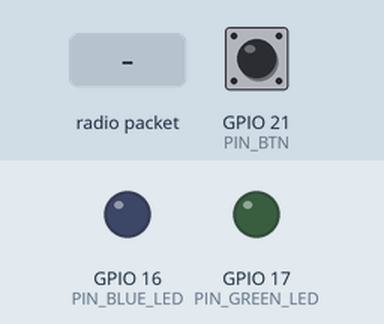
Simulated run of this program. Board: ESP32. On the bench: output pins drawn as LEDs (lit = HIGH). The test bench sets the inputs (shaded band); at power-on: GPIO 21 (PIN_BTN) HIGH. No radio packets arrive unless stated; what the program prints to the serial monitor is not drawn.

Above: at 1.7 s.
1.8 s: GPIO 21 (PIN_BTN) pulled LOW for 0.15 s
At 1.88 s:
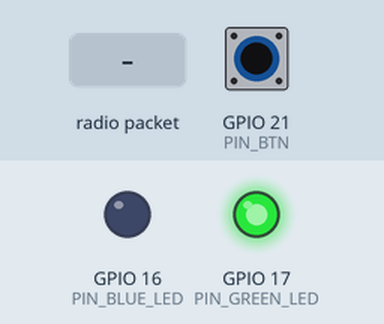
3.4 s: radio packet "1" arrives
4.9 s: GPIO 21 (PIN_BTN) pulled LOW for 3.2 s
At 8.5 s:
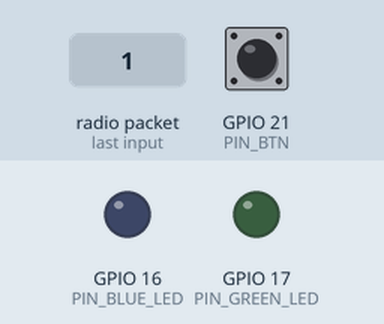
Timing chart, 0 to 10.0 s (numbered marks = the images above; inputs shaded):
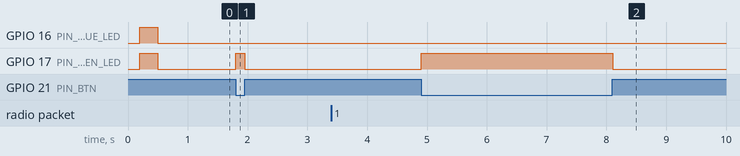

Measured:
- after the input at 1.8 s, GPIO 17 (PIN_GREEN_LED): LOW → HIGH at once, → LOW 0.15 s later
- after the input at 4.9 s, GPIO 17 (PIN_GREEN_LED): LOW → HIGH at once, → LOW 3.2 s later

The program:

main.cpp
```cpp
#include <Arduino.h>
#include <SPI.h>
#include <RF24.h>
#include "pins.hpp"

// FSM & Core
#include "fsm/controller.hpp"
#include "fsm/states/state_idle.hpp"

// Hardware Abstraction Layer (ESP32)
#include "hal/esp32/esp32_input.hpp"
#include "hal/esp32/esp32_output.hpp"
#include "hal/esp32/esp32_radio.hpp"
#include "hal/mock/mock_micro.hpp"
#include "hal/mock/mock_speaker.hpp"

// 1. Instantiate physical NRF24 hardware instance
RF24 hardwareRadio(PIN_CE, PIN_SPI_CSN);

// 2. Instantiate HAL objects
Esp32Input  espInput(PIN_BTN);
Esp32Output espOutput(PIN_BLUE_LED, PIN_GREEN_LED);
Esp32Radio  espRadio(hardwareRadio);
MockMicro   mockMicro;
MockSpeaker mockSpeaker;

// 3. Inject dependencies into Controller
Controller controller(espInput, espOutput, espRadio, mockMicro, mockSpeaker);

const byte radioAddress[6] = "00001";

void setup() {
    Serial.begin(115200);
    delay(200);

    // Initialize inputs and outputs via HAL
    espInput.init();
    espOutput.init();

    // Startup visual confirmation flash
    espOutput.setRxLed(true);
    espOutput.setTxLed(true);
    delay(300);
    espOutput.setRxLed(false);
    espOutput.setTxLed(false);

    // Initialize SPI bus and Radio module
    SPI.begin(PIN_SPI_SCK, PIN_SPI_MOSI, PIN_SPI_MISO);

    if (hardwareRadio.begin()) {
        // NRF24 Configuration
        hardwareRadio.setPALevel(RF24_PA_LOW);
        hardwareRadio.setAutoAck(false);
        hardwareRadio.setRetries(0, 0);

        hardwareRadio.openWritingPipe(radioAddress);
        hardwareRadio.openReadingPipe(1, radioAddress);
        hardwareRadio.startListening();

        Serial.println("🟢 Radio ready!");
    } else {
        Serial.println("🔴 NRF24 initialization error");
    }

    // Initialize FSM in IDLE state
    controller.init(StateIdle::getInstance());
}

void loop() {
    // Delta time calculation (dt)
    static uint32_t lastTimeMs = millis();
    uint32_t now = millis();

    float dt = (now - lastTimeMs) / 1000.0f;
    lastTimeMs = now;

    // Update FSM controller
    controller.update(dt);
}
```

controller.cpp
```cpp
#include "controller.hpp"
#include <iostream>

void Controller::init(State& initialState) {
    currentState = &initialState;

    std::cout << "[CONTROLLER] Initial state: " << currentState->getName() << std::endl;
    currentState->enter(*this);
}

void Controller::update(float dt) {
    if (!currentState) return;

    time_elapsed += dt;

    std::cout << "[CONTROLLER] Update at time: " << time_elapsed << "s" << std::endl;

    currentState->update(*this, dt);
}

void Controller::changeState(State& newState) {
    if (currentState) currentState->exit(*this);

    currentState = &newState;

    std::cout << "[CONTROLLER] Switched to state: " << currentState->getName() << std::endl;

    if (currentState) currentState->enter(*this);
}
```

controller.hpp
```cpp
#pragma once

#include <cstdint>

#include "hal/interfaces/i_input.hpp"
#include "hal/interfaces/i_output.hpp"
#include "hal/interfaces/i_radio.hpp"
#include "hal/interfaces/i_micro.hpp"
#include "hal/interfaces/i_speaker.hpp"

#include "state.hpp"
#include "pins.hpp"

class Controller {
private:
    State* currentState = nullptr;
    float time_elapsed = 0;

    IInput& input;
    IOutput& output;
    IRadio& radio;
    IMicro& micro;
    ISpeaker& speaker;

public:
    Controller(IInput& inputDevice, IOutput& outputDevice, IRadio& radioDevice, IMicro& microDevice, ISpeaker& speakerDevice) :
        input(inputDevice), output(outputDevice), radio(radioDevice), micro(microDevice), speaker(speakerDevice) {}

    /**
     * @brief Initialize the controller with the starting state (e.g., StateIdle)
     */
    void init(State& initialState);

    /**
     * @brief To be called in a loop within main (while(true))
     */
    void update(float dt);

    /**
     * @brief Perform the transition to a new state
     */
    void changeState(State& newState);

    /**
     * @brief Get the current state (useful for debugging/logs)
     */
    State* getCurrentState() const { return currentState; }

    IInput&  getInput()  { return input;  }
    IOutput& getOutput() { return output; }
    IRadio&  getRadio()  { return radio;  }
    IMicro&  getMicro()  { return micro;  }
};
```

state.hpp
```cpp
#pragma once

// Forward declaration
class Controller;

class State {
public:
    virtual ~State() = default;

    /**
     * @brief Returns the name of the state.
     */
    virtual const char* getName() const = 0;

    /**
     * @brief Called ONCE when entering this state.
     * Used to configure hardware (turn on LED, change RF mode, etc.)
     */
    virtual void enter(Controller& controller) {}

    /**
     * @brief Called in a LOOP as long as this state is active.
     * Used to read pins (polling) and execute logic.
     * @param controller Reference to the RadioController to request a state change.
     * @param dt Time elapsed since the last call (optional but useful for timers).
     */
    virtual void update(Controller& controller, float dt) = 0;

    /**
     * @brief Called ONCE when exiting this state.
     * Used to clean up (stop microphone, disable amplifiers, etc.)
     */
    virtual void exit(Controller& controller) {}
};
```

state_idle.cpp
```cpp
#include "state_rx.hpp"
#include "state_tx.hpp"
#include "state_idle.hpp"
#include "../controller.hpp"

void StateIdle::enter(Controller& controller) {}

void StateIdle::update(Controller& controller, float dt) {

    if(controller.getInput().isButtonPressed()) {
        controller.changeState(StateTx::getInstance());
        return;
    }

    if (controller.getRadio().available()) {
        controller.changeState(StateRx::getInstance());
        return;
    }
}

void StateIdle::exit(Controller& controller) {}
```

state_idle.hpp
```cpp
#pragma once

#include "../state.hpp"

class StateIdle : public State {
public:
    static StateIdle& getInstance() {
        static StateIdle instance;
        return instance;
    }

    const char* getName() const override { return "Idle"; }

    void enter(Controller& controller) override;
    void update(Controller& controller, float dt) override;
    void exit(Controller& controller) override;

private:
    StateIdle() = default;
};
```

state_rx.cpp
```cpp
#include "state_rx.hpp"
#include "state_tx.hpp"
#include "state_idle.hpp"
#include "../controller.hpp"

void StateRx::enter(Controller& controller) {
    controller.getOutput().setRxLed(true);
}

void StateRx::update(Controller& controller, float dt) {

    if(controller.getInput().isButtonPressed()) {
        controller.changeState(StateTx::getInstance());
        return;
    }

    IRadio& radio = controller.getRadio();

    if (radio.available()) {

        uint8_t buffer[32] = {0};
        radio.receive(buffer, sizeof(buffer));

        // Serial.print("📩 Message reçu: ");
        // Serial.println(texteRecu);

        } else {
            controller.changeState(StateIdle::getInstance());
            return;
        }
}

void StateRx::exit(Controller& controller) {
    controller.getOutput().setRxLed(false);
}
```

state_rx.hpp
```cpp
#pragma once

#include "../state.hpp"

class StateRx : public State {
public:
    static StateRx& getInstance() {
        static StateRx instance;
        return instance;
    }

    const char* getName() const override { return "Rx"; }

    void enter(Controller& controller) override;
    void update(Controller& controller, float dt) override;
    void exit(Controller& controller) override;

private:
    StateRx() = default;
};
```

state_tx.cpp
```cpp
#include "state_tx.hpp"
#include "state_idle.hpp"
#include "../controller.hpp"
#include <iostream>
#include <vector>

void StateTx::enter(Controller& controller) {
    controller.getOutput().setTxLed(true);
    controller.getMicro().start();
}

void StateTx::update(Controller& controller, float dt) {

    if(!controller.getInput().isButtonPressed()) {
        controller.changeState(StateIdle::getInstance());
        return;
    }

    // Read audio samples from the microphone
    constexpr std::size_t BUFFER_SIZE = 512;
    std::vector<uint8_t> buffer(BUFFER_SIZE);

    // Read actual recorded data from the microphone
    std::size_t bytesRead = controller.getMicro().read(buffer.data(), BUFFER_SIZE);

    if (bytesRead > 0) {
        // Compress data via ADPCM
        // std::vector<uint8_t> buffer = compressAudio(buffer, bytesRead);

        // Send compressed data via the radio module
        bool sendSuccess = controller.getRadio().send(buffer.data(), buffer.size());

        if (sendSuccess) {
            std::cout << "📡 " << buffer.size() << " bytes of audio transmitted!" << std::endl;
        } else {
            std::cerr << "⚠️ Radio transmission failed." << std::endl;
        }
    }
}

void StateTx::exit(Controller& controller) {
    // send_tail_tone(); // Short end beep
    controller.getMicro().stop();
    controller.getOutput().setTxLed(false);
}
```

state_tx.hpp
```cpp
#pragma once

#include "../state.hpp"

class StateTx : public State {
public:
    static StateTx& getInstance() {
        static StateTx instance;
        return instance;
    }

    const char* getName() const override { return "Tx"; }

    void enter(Controller& controller) override;
    void update(Controller& controller, float dt) override;
    void exit(Controller& controller) override;

private:
    StateTx() = default;
};
```

pins.hpp
```cpp
#pragma once

// Antenna
constexpr uint8_t PIN_CE          = 4;
constexpr uint8_t PIN_SPI_SCK     = 18;
constexpr uint8_t PIN_SPI_MOSI    = 19;
constexpr uint8_t PIN_SPI_MISO    = 23;
constexpr uint8_t PIN_SPI_CSN     = 5;

// Micro
constexpr uint8_t PIN_WS          = 25;
constexpr uint8_t PIN_SD          = 32;
constexpr uint8_t PIN_I2S_SCK     = 33;

// Ampli MAX98357A
constexpr uint8_t PIN_LRC         = 26;
constexpr uint8_t PIN_BCLK        = 27;
constexpr uint8_t PIN_DIN         = 22;

// LEDs
constexpr uint8_t PIN_BLUE_LED    = 16;
constexpr uint8_t PIN_GREEN_LED   = 17;

// Button
constexpr uint8_t PIN_BTN         = 21;
```

esp32_input.hpp
```cpp
#pragma once

#include "hal/interfaces/i_input.hpp"
#include <Arduino.h>

class Esp32Input : public IInput {
private:
    uint8_t pin;

public:
    explicit Esp32Input(uint8_t buttonPin) : pin(buttonPin) {}

    void init() {
        pinMode(pin, INPUT_PULLUP);
    }

    bool isButtonPressed() override {
        return digitalRead(pin) == LOW;
    }
};
```

esp32_output.hpp
```cpp
#pragma once

#include "hal/interfaces/i_output.hpp"
#include <Arduino.h>
#include <cstdint>

class Esp32Output : public IOutput {
private:
    uint8_t rxLedPin;
    uint8_t txLedPin;

public:
    /// @brief Constructor configuring GPIO pins for the status LEDs.
    /// @param rxPin Pin number for the RX LED (Blue).
    /// @param txPin Pin number for the TX LED (Green).
    Esp32Output(uint8_t rxPin, uint8_t txPin)
        : rxLedPin(rxPin), txLedPin(txPin) {}

    /// @brief Initializes GPIO pins as outputs and turns off both LEDs.
    void init() {
        pinMode(rxLedPin, OUTPUT);
        pinMode(txLedPin, OUTPUT);

        setRxLed(false);
        setTxLed(false);
    }

    void setRxLed(bool active) override {
        digitalWrite(rxLedPin, active ? HIGH : LOW);
    }

    void setTxLed(bool active) override {
        digitalWrite(txLedPin, active ? HIGH : LOW);
    }
};
```

esp32_radio.hpp
```cpp
#pragma once

#include "hal/interfaces/i_radio.hpp"
#include <RF24.h>

class Esp32Radio : public IRadio {
private:
    RF24& rf24;

public:
    /// @brief Constructor wrapping the physical RF24 hardware instance.
    /// @param radioHardware Reference to the configured RF24 object.
    explicit Esp32Radio(RF24& radioHardware) : rf24(radioHardware) {}

    /// @brief Checks if at least one data packet is available in the NRF24 FIFO.
    /// @return true if data is available, false otherwise.
    bool available() override {
        return rf24.available();
    }

    /// @brief Reads received bytes from the NRF24 FIFO into the target buffer.
    /// @param buffer Pointer to the destination array.
    /// @param maxLen Maximum number of bytes to read.
    /// @return Always true upon reading.
    bool receive(uint8_t* buffer, size_t maxLen) override {
        rf24.read(buffer, maxLen);
        return true;
    }

    /// @brief Transmits a data packet by temporarily stopping RX, sending, and resuming RX.
    /// @param data Pointer to the payload bytes to transmit.
    /// @param len Size of the payload in bytes.
    /// @return true if transmission succeeded, false otherwise.
    bool send(const uint8_t* data, size_t len) override {
        rf24.stopListening();
        bool success = rf24.write(data, len);
        rf24.startListening();
        return success;
    }
};
```

i_input.hpp
```cpp
#pragma once

class IInput {
public:
    virtual ~IInput() = default;
    virtual bool isButtonPressed() = 0;
};
```

i_micro.hpp
```cpp
#pragma once

#include <cstddef>
#include <cstdint>

class IMicro {
public:
    virtual ~IMicro() = default;

    /// @brief Starts the microphone audio capture (e.g., PTT pressed).
    /// @return true if successfully started, false otherwise.
    virtual bool start() = 0;

    /// @brief Stops the microphone audio capture (e.g., PTT released).
    virtual void stop() = 0;

    /// @brief Checks if audio data is available to be read from the microphone.
    /// @return true if audio samples are ready, false otherwise.
    virtual bool available() = 0;

    /// @brief Reads captured audio samples into the provided buffer.
    /// @param buffer Pointer to the buffer that will receive the audio data (e.g., PCM samples).
    /// @param maxLen Maximum size to read in bytes.
    /// @return Number of bytes actually read, or 0 if no data was read.
    virtual size_t read(uint8_t* buffer, size_t maxLen) = 0;
};
```

i_output.hpp
```cpp
#pragma once

class IOutput {
public:
    virtual ~IOutput() = default;

    /// @brief Control the reception LED (Blue)
    virtual void setRxLed(bool active) = 0;

    /// @brief Control the transmission LED (Green)
    virtual void setTxLed(bool active) = 0;
};
```

i_radio.hpp
```cpp
#pragma once

#include <cstddef>
#include <cstdint>

class IRadio {
public:
    virtual ~IRadio() = default;

    /// @brief Checks if at least one data packet is available in the buffer.
    /// @return true if data is waiting to be read, false otherwise.
    virtual bool available() = 0;

    /// @brief Reads received data and copies it into the provided buffer.
    /// @param buffer Pointer to the array that will receive the bytes.
    /// @param maxLen Maximum size to read (e.g., 32 bytes).
    /// @return true if the read operation succeeded, false otherwise.
    virtual bool receive(uint8_t* buffer, size_t maxLen) = 0;

    /// @brief Transmits a data packet over the radio network.
    /// @param data Pointer to the data to send.
    /// @param len Size of the data to send in bytes.
    /// @return true if transmission succeeded, false otherwise.
    virtual bool send(const uint8_t* data, size_t len) = 0;
};
```

i_speaker.hpp
```cpp
#pragma once

#include <cstddef>
#include <cstdint>

class ISpeaker {
public:
    virtual ~ISpeaker() = default;

    /// @brief Initializes the speaker hardware (e.g. I2S peripheral and control pins).
    /// @return true if initialization succeeded, false otherwise.
    virtual bool init() = 0;

    /// @brief Plays a buffer of PCM audio samples.
    /// @param samples Pointer to the 16-bit PCM audio samples buffer.
    /// @param count Number of samples to play (length of array).
    /// @return true if audio data was successfully queued/written, false on error.
    virtual bool play(const int16_t* samples, size_t count) = 0;

    /// @brief Stops audio playback immediately and clears internal audio buffers.
    virtual void stop() = 0;

    /// @brief Enables or disables the amplifier (SD pin on MAX98357A).
    /// @param mute true to mute/power-down the amplifier, false to enable it.
    virtual void setMute(bool mute) = 0;

    /// @brief Checks if audio is currently being transmitted to the speaker.
    /// @return true if speaker is busy playing audio, false otherwise.
    virtual bool isBusy() = 0;
};
```

mock_micro.hpp
```cpp
#pragma once

#include "hal/interfaces/i_micro.hpp"
#include <iostream>

class MockMicro : public IMicro {
private:
    bool isRunning = false;
    uint8_t counter = 0;

public:
    bool start() override {
        isRunning = true;
        std::cout << "[Mock] Microphone started" << std::endl;
        return true;
    }

    void stop() override {
        isRunning = false;
        std::cout << "[Mock] Microphone stopped" << std::endl;
    }

    bool available() override {
        return isRunning;
    }

    size_t read(uint8_t* buffer, size_t maxLen) override {
        if (!isRunning || maxLen == 0) return 0;

        // Fill buffer with fake audio data (e.g., a ramp)
        size_t bytesToRead = (maxLen < 32) ? maxLen : 32; // simulate chunks of 32 bytes
        for (size_t i = 0; i < bytesToRead; i++) {
            buffer[i] = counter++;
        }

        return bytesToRead;
    }
};
```

Source omitted: mock_speaker.hpp (2280 bytes)
